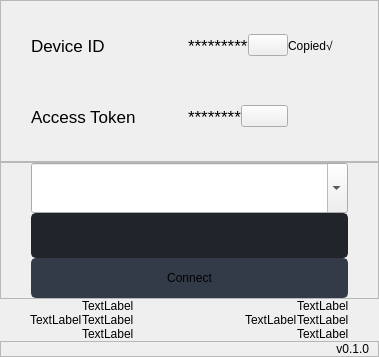
               <widget class="QWidget" name="pageLink">
                <layout class="QVBoxLayout" name="verticalLayout_9" stretch="3,3,1,0">
                 <property name="spacing">
                  <number>0</number>
                 </property>
                 <property name="leftMargin">
                  <number>0</number>
                 </property>
                 <property name="topMargin">
                  <number>0</number>
                 </property>
                 <property name="rightMargin">
                  <number>0</number>
                 </property>
                 <property name="bottomMargin">
                  <number>0</number>
                 </property>
                 <item>
                  <widget class="QFrame" name="linkRow1">
                   <property name="frameShape">
                    <enum>QFrame::StyledPanel</enum>
                   </property>
                   <property name="frameShadow">
                    <enum>QFrame::Raised</enum>
                   </property>
                   <layout class="QVBoxLayout" name="verticalLayout_2" stretch="0,0">
                    <property name="spacing">
                     <number>0</number>
                    </property>
                    <property name="sizeConstraint">
                     <enum>QLayout::SetDefaultConstraint</enum>
                    </property>
                    <property name="leftMargin">
                     <number>30</number>
                    </property>
                    <property name="rightMargin">
                     <number>30</number>
                    </property>
                    <item>
                     <layout class="QHBoxLayout" name="horizontalLayout">
                      <property name="spacing">
                       <number>0</number>
                      </property>
                      <item>
                       <widget class="QLabel" name="labelDeviceID">
                        <property name="minimumSize">
                         <size>
                          <width>157</width>
                          <height>71</height>
                         </size>
                        </property>
                        <property name="font">
                         <font>
                          <pointsize>13</pointsize>
                          <italic>false</italic>
                          <bold>false</bold>
                         </font>
                        </property>
                        <property name="styleSheet">
                         <string notr="true">font: 13pt;</string>
                        </property>
                        <property name="text">
                         <string>Device ID</string>
                        </property>
                       </widget>
                      </item>
                      <item>
                       <widget class="QLabel" name="labelMyDeviceID">
                        <property name="font">
                         <font>
                          <pointsize>13</pointsize>
                          <italic>false</italic>
                          <bold>false</bold>
                         </font>
                        </property>
                        <property name="styleSheet">
                         <string notr="true">font: 13pt;</string>
                        </property>
                        <property name="text">
                         <string>*********</string>
                        </property>
                       </widget>
                      </item>
                      <item>
                       <widget class="QPushButton" name="btnCopy">
                        <property name="maximumSize">
                         <size>
                          <width>50</width>
                          <height>16777215</height>
                         </size>
                        </property>
                        <property name="text">
                         <string/>
                        </property>
                        <property name="icon">
                         <iconset resource="../../../resources.qrc">
                          <normaloff>:/icons/images/icons/cil-clone.png</normaloff>:/icons/images/icons/cil-clone.png</iconset>
                        </property>
                       </widget>
                      </item>
                      <item>
                       <widget class="QLabel" name="labelCopied">
                        <property name="minimumSize">
                         <size>
                          <width>60</width>
                          <height>0</height>
                         </size>
                        </property>
                        <property name="maximumSize">
                         <size>
                          <width>60</width>
                          <height>16777215</height>
                         </size>
                        </property>
                        <property name="styleSheet">
                         <string notr="true">font: 9pt;</string>
                        </property>
                        <property name="text">
                         <string>Copied√</string>
                        </property>
                       </widget>
                      </item>
                     </layout>
                    </item>
                    <item>
                     <layout class="QHBoxLayout" name="horizontalLayout_2">
                      <property name="spacing">
                       <number>0</number>
                      </property>
                      <item>
                       <widget class="QLabel" name="labelAccessToken">
                        <property name="minimumSize">
                         <size>
                          <width>157</width>
                          <height>71</height>
                         </size>
                        </property>
                        <property name="font">
                         <font>
                          <pointsize>13</pointsize>
                          <italic>false</italic>
                          <bold>false</bold>
                         </font>
                        </property>
                        <property name="styleSheet">
                         <string notr="true">font: 13pt;</string>
                        </property>
                        <property name="text">
                         <string>Access Token</string>
                        </property>
                       </widget>
                      </item>
                      <item>
                       <widget class="QLabel" name="labelMyAccessToken">
                        <property name="font">
                         <font>
                          <pointsize>13</pointsize>
                          <italic>false</italic>
                          <bold>false</bold>
                         </font>
                        </property>
                        <property name="styleSheet">
                         <string notr="true">font: 13pt;</string>
                        </property>
                        <property name="text">
                         <string>********</string>
                        </property>
                       </widget>
                      </item>
                      <item>
                       <widget class="QPushButton" name="btnShowToken">
                        <property name="maximumSize">
                         <size>
                          <width>50</width>
                          <height>16777215</height>
                         </size>
                        </property>
                        <property name="text">
                         <string/>
                        </property>
                        <property name="icon">
                         <iconset resource="../../../resources.qrc">
                          <normaloff>:/icons/images/icons/cil-low-vision.png</normaloff>:/icons/images/icons/cil-low-vision.png</iconset>
                        </property>
                       </widget>
                      </item>
                      <item>
                       <spacer name="horizontalSpacer">
                        <property name="orientation">
                         <enum>Qt::Horizontal</enum>
                        </property>
                        <property name="sizeType">
                         <enum>QSizePolicy::Fixed</enum>
                        </property>
                        <property name="sizeHint" stdset="0">
                         <size>
                          <width>60</width>
                          <height>20</height>
                         </size>
                        </property>
                       </spacer>
                      </item>
                     </layout>
                    </item>
                   </layout>
                  </widget>
                 </item>
                 <item>
                  <widget class="QFrame" name="linkRow2">
                   <property name="frameShape">
                    <enum>QFrame::StyledPanel</enum>
                   </property>
                   <property name="frameShadow">
                    <enum>QFrame::Raised</enum>
                   </property>
                   <layout class="QVBoxLayout" name="verticalLayout_3">
                    <property name="spacing">
                     <number>0</number>
                    </property>
                    <property name="leftMargin">
                     <number>30</number>
                    </property>
                    <property name="topMargin">
                     <number>0</number>
                    </property>
                    <property name="rightMargin">
                     <number>30</number>
                    </property>
                    <property name="bottomMargin">
                     <number>0</number>
                    </property>
                    <item>
                     <widget class="QComboBox" name="cbDeviceID">
                      <property name="minimumSize">
                       <size>
                        <width>0</width>
                        <height>50</height>
                       </size>
                      </property>
                      <property name="styleSheet">
                       <string notr="true">
QComboBox#cbDeviceID {
	background-color: rgb(33, 37, 43);
	border-radius: 5px;
	border: 2px solid rgb(33, 37, 43);
	padding-left: 10px;
	selection-color: rgb(255, 255, 255);
	selection-background-color: rgb(255, 121, 198);
}
QComboBox#cbDeviceID:hover{
	border: 2px solid rgb(64, 71, 88);
}
QComboBox#cbDeviceID:drop-down {
	subcontrol-origin: padding;
	subcontrol-position: top right;
	width: 25px; 
	border-left-width: 3px;
	border-left-color: rgba(39, 44, 54, 150);
	border-left-style: solid;
	border-top-right-radius: 3px;
	border-bottom-right-radius: 3px;	
	background-image: url(:/icons/images/icons/cil-arrow-bottom.png);
	background-position: center;
	background-repeat: no-reperat;
 }
QComboBox#cbDeviceID QAbstractItemView {
	color: rgb(255, 121, 198);	
	background-color: rgb(33, 37, 43);
	padding: 10px;
	selection-background-color: rgb(39, 44, 54);
}


</string>
                      </property>
                      <property name="editable">
                       <bool>true</bool>
                      </property>
                     </widget>
                    </item>
                    <item>
                     <widget class="QLineEdit" name="leditAccessToken">
                      <property name="minimumSize">
                       <size>
                        <width>0</width>
                        <height>45</height>
                       </size>
                      </property>
                      <property name="font">
                       <font>
                        <pointsize>10</pointsize>
                        <italic>false</italic>
                        <bold>false</bold>
                       </font>
                      </property>
                      <property name="styleSheet">
                       <string notr="true">
#leditAccessToken {
	background-color: rgb(33, 37, 43);
	border-radius: 5px;
	border: 2px solid rgb(33, 37, 43);
	padding-left: 10px;
	selection-color: rgb(255, 255, 255);
	selection-background-color: rgb(255, 121, 198);
}
#leditAccessToken:hover {
	border: 2px solid rgb(64, 71, 88);
}
#leditAccessToken:focus {
	border: 2px solid rgb(91, 101, 124);
}
</string>
                      </property>
                     </widget>
                    </item>
                    <item>
                     <widget class="QPushButton" name="btnConnect">
                      <property name="minimumSize">
                       <size>
                        <width>0</width>
                        <height>40</height>
                       </size>
                      </property>
                      <property name="styleSheet">
                       <string notr="true">
QPushButton#btnConnect {
	border: 2px solid rgb(52, 59, 72);
	border-radius: 5px;	
	background-color: rgb(52, 59, 72);
}
QPushButton#btnConnect:hover {
	background-color: rgb(57, 65, 80);
	border: 2px solid rgb(61, 70, 86);
}
QPushButton#btnConnect:pressed {	
	background-color: rgb(35, 40, 49);
	border: 2px solid rgb(43, 50, 61);
}</string>
                      </property>
                      <property name="text">
                       <string>Connect</string>
                      </property>
                      <property name="icon">
                       <iconset resource="../../../resources.qrc">
                        <normaloff>:/icons/images/icons/cil-link.png</normaloff>:/icons/images/icons/cil-link.png</iconset>
                      </property>
                     </widget>
                    </item>
                   </layout>
                  </widget>
                 </item>
                 <item>
                  <widget class="QFrame" name="linkRow3">
                   <property name="styleSheet">
                    <string notr="true">border:none;</string>
                   </property>
                   <property name="frameShape">
                    <enum>QFrame::StyledPanel</enum>
                   </property>
                   <property name="frameShadow">
                    <enum>QFrame::Raised</enum>
                   </property>
                   <layout class="QHBoxLayout" name="horizontalLayout_7">
                    <property name="spacing">
                     <number>0</number>
                    </property>
                    <property name="leftMargin">
                     <number>30</number>
                    </property>
                    <property name="topMargin">
                     <number>0</number>
                    </property>
                    <property name="rightMargin">
                     <number>30</number>
                    </property>
                    <property name="bottomMargin">
                     <number>0</number>
                    </property>
                    <item>
                     <widget class="QFrame" name="indicator1">
                      <property name="styleSheet">
                       <string notr="true">border:none;</string>
                      </property>
                      <property name="frameShape">
                       <enum>QFrame::StyledPanel</enum>
                      </property>
                      <property name="frameShadow">
                       <enum>QFrame::Raised</enum>
                      </property>
                      <layout class="QHBoxLayout" name="horizontalLayout_4">
                       <property name="spacing">
                        <number>0</number>
                       </property>
                       <property name="leftMargin">
                        <number>0</number>
                       </property>
                       <property name="topMargin">
                        <number>0</number>
                       </property>
                       <property name="rightMargin">
                        <number>0</number>
                       </property>
                       <property name="bottomMargin">
                        <number>0</number>
                       </property>
                       <item>
                        <widget class="QLabel" name="labelClient1">
                         <property name="styleSheet">
                          <string notr="true">border:none;</string>
                         </property>
                         <property name="text">
                          <string>TextLabel</string>
                         </property>
                        </widget>
                       </item>
                       <item>
                        <widget class="QFrame" name="frame">
                         <property name="styleSheet">
                          <string notr="true">border:none;</string>
                         </property>
                         <property name="frameShape">
                          <enum>QFrame::StyledPanel</enum>
                         </property>
                         <property name="frameShadow">
                          <enum>QFrame::Raised</enum>
                         </property>
                         <layout class="QVBoxLayout" name="verticalLayout_4">
                          <property name="spacing">
                           <number>0</number>
                          </property>
                          <property name="leftMargin">
                           <number>0</number>
                          </property>
                          <property name="topMargin">
                           <number>0</number>
                          </property>
                          <property name="rightMargin">
                           <number>0</number>
                          </property>
                          <property name="bottomMargin">
                           <number>0</number>
                          </property>
                          <item>
                           <widget class="QLabel" name="labelGamepad1">
                            <property name="styleSheet">
                             <string notr="true">border:none;</string>
                            </property>
                            <property name="text">
                             <string>TextLabel</string>
                            </property>
                           </widget>
                          </item>
                          <item>
                           <widget class="QLabel" name="labelMouse1">
                            <property name="styleSheet">
                             <string notr="true">border:none;</string>
                            </property>
                            <property name="text">
                             <string>TextLabel</string>
                            </property>
                           </widget>
                          </item>
                          <item>
                           <widget class="QLabel" name="labelKeyboard1">
                            <property name="styleSheet">
                             <string notr="true">border:none;</string>
                            </property>
                            <property name="text">
                             <string>TextLabel</string>
                            </property>
                           </widget>
                          </item>
                         </layout>
                        </widget>
                       </item>
                      </layout>
                     </widget>
                    </item>
                    <item>
                     <spacer name="horizontalSpacer_3">
                      <property name="orientation">
                       <enum>Qt::Horizontal</enum>
                      </property>
                      <property name="sizeHint" stdset="0">
                       <size>
                        <width>40</width>
                        <height>20</height>
                       </size>
                      </property>
                     </spacer>
                    </item>
                    <item>
                     <widget class="QFrame" name="indicator2">
                      <property name="styleSheet">
                       <string notr="true">border:none;</string>
                      </property>
                      <property name="frameShape">
                       <enum>QFrame::StyledPanel</enum>
                      </property>
                      <property name="frameShadow">
                       <enum>QFrame::Raised</enum>
                      </property>
                      <layout class="QHBoxLayout" name="horizontalLayout_5">
                       <property name="spacing">
                        <number>0</number>
                       </property>
                       <property name="leftMargin">
                        <number>0</number>
                       </property>
                       <property name="topMargin">
                        <number>0</number>
                       </property>
                       <property name="rightMargin">
                        <number>0</number>
                       </property>
                       <property name="bottomMargin">
                        <number>0</number>
                       </property>
                       <item>
                        <widget class="QLabel" name="labelClient2">
                         <property name="styleSheet">
                          <string notr="true">border:none;</string>
                         </property>
                         <property name="text">
                          <string>TextLabel</string>
                         </property>
                        </widget>
                       </item>
                       <item>
                        <widget class="QFrame" name="frame_2">
                         <property name="styleSheet">
                          <string notr="true">border:none;</string>
                         </property>
                         <property name="frameShape">
                          <enum>QFrame::StyledPanel</enum>
                         </property>
                         <property name="frameShadow">
                          <enum>QFrame::Raised</enum>
                         </property>
                         <layout class="QVBoxLayout" name="verticalLayout_8">
                          <property name="spacing">
                           <number>0</number>
                          </property>
                          <property name="leftMargin">
                           <number>0</number>
                          </property>
                          <property name="topMargin">
                           <number>0</number>
                          </property>
                          <property name="rightMargin">
                           <number>0</number>
                          </property>
                          <property name="bottomMargin">
                           <number>0</number>
                          </property>
                          <item>
                           <widget class="QLabel" name="labelGamepad2">
                            <property name="styleSheet">
                             <string notr="true">border:none;</string>
                            </property>
                            <property name="text">
                             <string>TextLabel</string>
                            </property>
                           </widget>
                          </item>
                          <item>
                           <widget class="QLabel" name="labelMouse2">
                            <property name="styleSheet">
                             <string notr="true">border:none;</string>
                            </property>
                            <property name="text">
                             <string>TextLabel</string>
                            </property>
                           </widget>
                          </item>
                          <item>
                           <widget class="QLabel" name="labelKeyboard2">
                            <property name="styleSheet">
                             <string notr="true">border:none;</string>
                            </property>
                            <property name="text">
                             <string>TextLabel</string>
                            </property>
                           </widget>
                          </item>
                         </layout>
                        </widget>
                       </item>
                      </layout>
                     </widget>
                    </item>
                   </layout>
                  </widget>
                 </item>
                 <item>
                  <widget class="QFrame" name="bottomBar">
                   <property name="styleSheet">
                    <string notr="true">background-color: rgb(44, 49, 58);
QLabel {
    font-size: 11px;
    color: rgb(113, 126, 149);
    padding-left: 10px;
    padding-right: 10px;
    padding-bottom: 2px;
}</string>
                   </property>
                   <property name="frameShape">
                    <enum>QFrame::StyledPanel</enum>
                   </property>
                   <property name="frameShadow">
                    <enum>QFrame::Raised</enum>
                   </property>
                   <layout class="QHBoxLayout" name="horizontalLayout_9">
                    <property name="spacing">
                     <number>0</number>
                    </property>
                    <property name="topMargin">
                     <number>0</number>
                    </property>
                    <property name="bottomMargin">
                     <number>0</number>
                    </property>
                    <item>
                     <widget class="QLabel" name="labelVersion">
                      <property name="text">
                       <string>v0.1.0</string>
                      </property>
                      <property name="alignment">
                       <set>Qt::AlignRight|Qt::AlignTrailing|Qt::AlignVCenter</set>
                      </property>
                     </widget>
                    </item>
                   </layout>
                  </widget>
                 </item>
                </layout>
               </widget>
